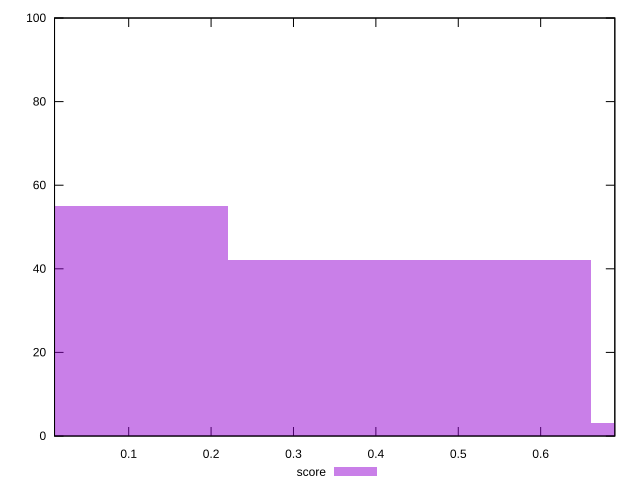

Recreate this plot in gnuplot.
reset

$score <<EOF
0 55
0.4409931250097291 42
0.8819862500194582 3
EOF

set key outside below
set boxwidth 0.4409931250097291
set xrange [0.01:0.69]
set yrange [0:100]
set trange [0:100]
set style fill transparent solid 0.5 noborder
set terminal svg size 640, 490 enhanced background rgb 'white'
set output "report_00013_2021-02-09T12-04-24.940Z/mainthread-work-breakdown/samples/pages+cached/score/histogram.svg"

plot $score title "score" with boxes

reset
